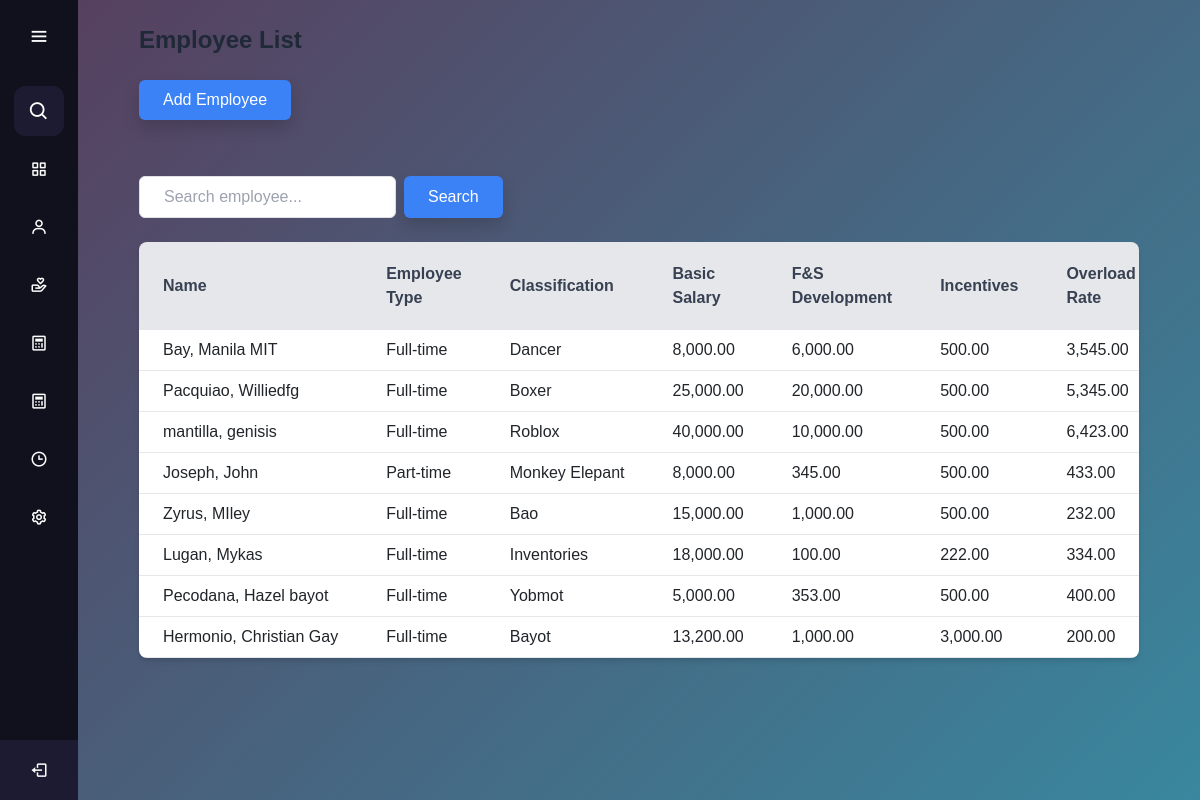
Screenshot of /sidebarManageemployee.php with the database file from the repository.
### tables this page shows
CREATE TABLE `employees` (
  `employee_id` int(11) NOT NULL,
  `first_name` varchar(255) NOT NULL,
  `last_name` varchar(255) NOT NULL,
  `suffix_title` varchar(50) NOT NULL,
  `employee_type` enum('full-time','part-time') NOT NULL,
  `classification` varchar(255) NOT NULL,
  `basic_salary` decimal(10,2) NOT NULL,
  `honorarium` decimal(10,2) DEFAULT 0.00,
  `incentives` decimal(10,0) NOT NULL,
  `overload_rate` decimal(10,0) NOT NULL,
  `watch_reward` decimal(10,0) NOT NULL,
  `absent_lateRate` decimal(10,0) NOT NULL,
  `created_at` timestamp NOT NULL DEFAULT current_timestamp()
);

### sidebarManageemployee.php (the view, shortened to what this page needs)
<?php
$conn = new mysqli('localhost', 'root', '', 'gfi_exel');
?>
<!DOCTYPE html>
<html lang="en">
<head>
    <link href="https://cdn.jsdelivr.net/npm/bootstrap@5.3.0-alpha1/dist/css/bootstrap.min.css" rel="stylesheet">
    <link href="https://cdn.jsdelivr.net/npm/bootstrap-icons/font/bootstrap-icons.css" rel="stylesheet">
</head>
<body class="bg-light">
    <?php include 'aside.php'; ?>
    <main class="flex-1 p-6">
        <div class="container mx-auto">
            <div class="mb-8">
                <h2 class="text-2xl font-semibold text-gray-800 mb-4">Employee List</h2>
                <a href="manage_employees_add.php">
                    <button class="bg-blue-500 text-white py-2 px-4 rounded-md shadow hover:bg-blue-600 mb-4">
                        Add Employee
                    </button>
                </a>
            </div>
            <div class="flex justify-left mb-4">
                <input type="text" id="searchInput" class="py-2 px-4 rounded-md border border-gray-300 focus:outline-none focus:ring-2 focus:ring-blue-500" placeholder="Search employee..." onkeyup="searchEmployee()">
                <button class="bg-blue-500 text-white py-2 px-4 rounded-md shadow hover:bg-blue-600 ml-2" onclick="searchEmployee()">Search</button>
            </div>
            <div id="employeeList" class="overflow-x-auto bg-white shadow-md rounded-lg">
                <table id="employeeTable" class="w-full table-auto">
                    <thead class="bg-gray-200 text-gray-700">
                        <tr>
                            <th class="px-4 py-2">Name</th>
                            <th class="px-4 py-2">Employee Type</th>
                            <th class="px-4 py-2">Classification</th>
                            <th class="px-4 py-2">Basic Salary</th>
                            <th class="px-4 py-2">F&S Development</th>
                            <th class="px-4 py-2">Incentives</th>
                            <th class="px-4 py-2">Overload Rate</th>
                        </tr>
                    </thead>
                    <tbody>
                        <?php
                        $sql_fetch = "SELECT * FROM employees";
                        $result = $conn->query($sql_fetch);
                        if ($result->num_rows > 0) {
                            while ($row = $result->fetch_assoc()) {
                                echo "<tr class='border-b hover:bg-gray-50' style='text-align: justfied; white-space: nowrap;'>
                                  <td class='px-4 py-2'>" . $row['last_name'] . ", " . $row['first_name'] . " " . $row['suffix_title'] . "</td>
                                  <td class='px-4 py-2'>" . ucfirst($row['employee_type']) . "</td>
                                  <td class='px-4 py-2'>" . $row['classification'] . "</td>
                                  <td class='px-4 py-2'>" . number_format($row['basic_salary'], 2) . "</td>
                                  <td class='px-4 py-2'>" . number_format($row['honorarium'], 2) . "</td>
                                  <td class='px-4 py-2'>" . number_format($row['incentives'], 2) . "</td>
                                  <td class='px-4 py-2'>" . number_format($row['overload_rate'], 2) . "</td>
                                  <td class='px-4 py-2'>" . number_format($row['watch_reward'], 2) . "</td>
                                  <td class='px-4 py-2'>" . number_format($row['absent_lateRate'], 2) . "</td>
                                  <td class='px-4 py-2'>
                                      <a href='manage_employees_edit.php?id=" . $row['employee_id'] . "' class='bg-green-500 text-white py-1 px-2 rounded-md shadow hover:bg-green-600'>Edit</a>
                                  </td>
                              </tr>";
                            }
                        } else {
                            echo "<tr><td colspan='11' class='px-4 py-2 text-center text-gray-500'>No employees found.</td></tr>";
                        }
                        ?>
                    </tbody>
                </table>
            </div>
        </div>
    </main>
</body>
</html>

### styles.css (style rules this page uses)
* { margin: 0; padding: 0; box-sizing: border-box; font-family: "Poppins", sans-serif; }
main { margin-left: 78px; padding: 20px; transition: margin-left 0.5s ease; min-height: 100vh; background: linear-gradient( 135deg, #56405f, #39879e ); }

### rows the page displays
employees: last_name "Bay", first_name "Manila", suffix_title "MIT", employee_type "Full-time", classification "Dancer", basic_salary "8,000.00", honorarium "6,000.00", incentives "500.00", overload_rate "3,545.00"
employees: last_name "Pacquiao", first_name "Williedfg", employee_type "Full-time", classification "Boxer", basic_salary "25,000.00", honorarium "20,000.00", incentives "500.00", overload_rate "5,345.00"
employees: last_name "mantilla", first_name "genisis", employee_type "Full-time", classification "Roblox", basic_salary "40,000.00", honorarium "10,000.00", incentives "500.00", overload_rate "6,423.00"
employees: last_name "Joseph", first_name "John", employee_type "Part-time", classification "Monkey Elepant", basic_salary "8,000.00", honorarium "345.00", incentives "500.00", overload_rate "433.00"
employees: last_name "Zyrus", first_name "MIley", employee_type "Full-time", classification "Bao", basic_salary "15,000.00", honorarium "1,000.00", incentives "500.00", overload_rate "232.00"
employees: last_name "Lugan", first_name "Mykas", employee_type "Full-time", classification "Inventories", basic_salary "18,000.00", honorarium "100.00", incentives "222.00", overload_rate "334.00"
employees: last_name "Pecodana", first_name "Hazel", suffix_title "bayot", employee_type "Full-time", classification "Yobmot", basic_salary "5,000.00", honorarium "353.00", incentives "500.00", overload_rate "400.00"
employees: last_name "Hermonio", first_name "Christian", suffix_title "Gay", employee_type "Full-time", classification "Bayot", basic_salary "13,200.00", honorarium "1,000.00", incentives "3,000.00", overload_rate "200.00"
